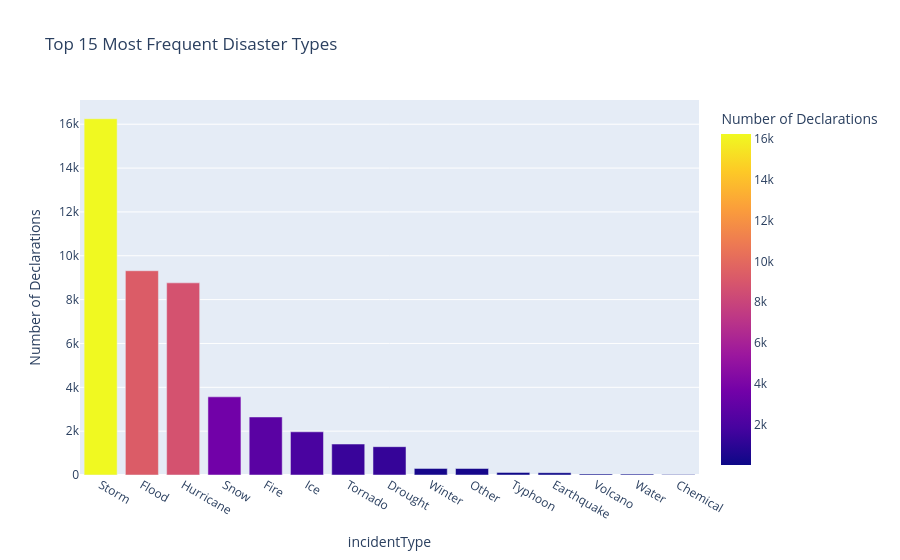

Notebook code for this chart:
### Code cell
# 2. Bar Chart: Most Frequent Disaster Types
fig_bar = px.bar(incident_distribution.head(15), 
                 x='incidentType', 
                 y='declarationCount',
                 title='Top 15 Most Frequent Disaster Types',
                 labels={'declarationCount': 'Number of Declarations'},
                 color='declarationCount')
fig_bar.show()

### Figure 1 — Plotly figure (JSON) as saved in the notebook; plotly's stock layout.template omitted (floating-point values rounded to 4 significant figures)
{"data": [{"hovertemplate": "incidentType=%{x}<br>Number of Declarations=%{marker.color}<extra></extra>", "legendgroup": "", "marker": {"color": [16250, 9317, 8764, 3565, 2647, 1970, 1412, 1292, 301, 297, 119, 105, 50, 42, 18], "coloraxis": "coloraxis", "pattern": {"shape": ""}}, "name": "", "orientation": "v", "showlegend": false, "textposition": "auto", "type": "bar", "x": ["Storm", "Flood", "Hurricane", "Snow", "Fire", "Ice", "Tornado", "Drought", "Winter", "Other", "Typhoon", "Earthquake", "Volcano", "Water", "Chemical"], "xaxis": "x", "y": [16250, 9317, 8764, 3565, 2647, 1970, 1412, 1292, 301, 297, 119, 105, 50, 42, 18], "yaxis": "y"}], "layout": {"barmode": "relative", "coloraxis": {"colorbar": {"title": {"text": "Number of Declarations"}}, "colorscale": [[0, "#0d0887"], [0.1111, "#46039f"], [0.2222, "#7201a8"], [0.3333, "#9c179e"], [0.4444, "#bd3786"], [0.5556, "#d8576b"], [0.6667, "#ed7953"], [0.7778, "#fb9f3a"], [0.8889, "#fdca26"], [1, "#f0f921"]]}, "legend": {"tracegroupgap": 0}, "title": {"text": "Top 15 Most Frequent Disaster Types"}, "xaxis": {"anchor": "y", "domain": [0, 1], "title": {"text": "incidentType"}}, "yaxis": {"anchor": "x", "domain": [0, 1], "title": {"text": "Number of Declarations"}}}}
